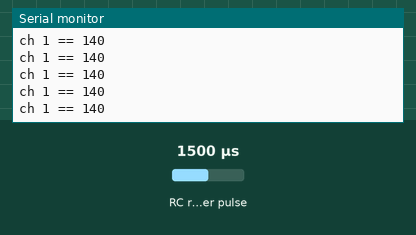
Recording of a sketch running on a simulated Arduino Uno, built with avr-gcc and run on an emulated ATmega328P. On the bench: the last lines printed to the serial monitor. Wiring (inferred from the names in the program): RC receiver channel: data pin 9. Inputs (shaded band) come from the test bench; at power-on: RC receiver pulse 1500 µs.

Above: at 1.2 s.
1.3 s: RC receiver pulse (sensor on pin 9) set to 1020 µs
At 1.9 s:
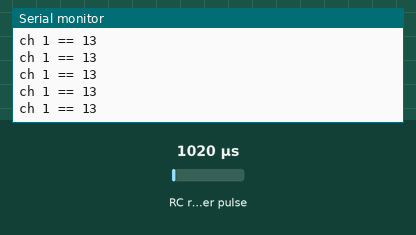
2.8 s: RC receiver pulse (sensor on pin 9) set to 1250 µs
At 3.7 s:
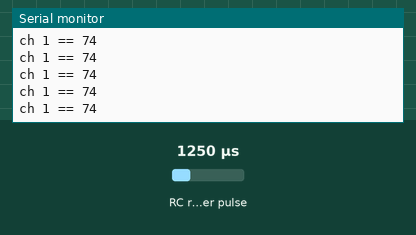
Timing chart, 0 to 5.8 s (numbered marks = the images above; inputs shaded):
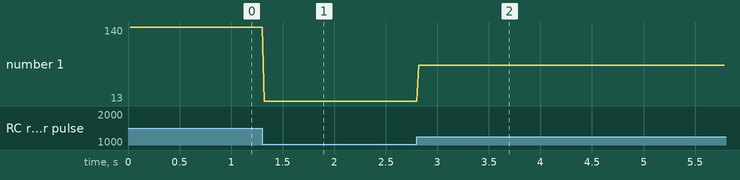

Measured:
- after the input at 1.3 s, the serial monitor: prints a new line at once (image 1)
- after the input at 2.8 s, the serial monitor: prints a new line at once (image 2)
- plotted number 1: 140 → 13 after the input at 1.3 s, 13 → 74 after the input at 2.8 s

The sketch:

two_channel_remote.ino
```cpp
// (licence header left out)
// Controller pins
const int CH_1_PIN = 9;

const int deadzone = 10;
// Motor driver pins

// Parameters
  // Anything between -20 and 20 is stop

void setup() {
Serial.begin(115200);

}

void loop() {

  // Read pulse width from receiver

  int x = pulseIn(CH_1_PIN, HIGH, 25000);//9


  // Convert to PWM value (-255 to 255)

  x = pulseToPWM(x);
Serial.print("ch 1 == ");
  Serial.println(x);//10


  // Mix for arcade drive
 // int left = y + x;
 // int right = y - x;

  // Drive motor
 // drive(left, right);

  delay(5);
}

/*/ Positive for forward, negative for reverse
void drive(int speed_a, int speed_b) {

  // Limit speed between -255 and 255
  speed_a = constrain(speed_a, -255, 255);
  speed_b = constrain(speed_b, -255, 255);

  // Set direction for motor A
  if ( speed_a == 0 ) {
    digitalWrite(AIN1_PIN, LOW);
    digitalWrite(AIN2_PIN, LOW);
  } else if ( speed_a > 0 ) {
    digitalWrite(AIN1_PIN, HIGH);
    digitalWrite(AIN2_PIN, LOW);
  } else {
    digitalWrite(AIN1_PIN, LOW);
    digitalWrite(AIN2_PIN, HIGH);
  }

  // Set direction for motor B
  if ( speed_b == 0 ) {
    digitalWrite(BIN1_PIN, LOW);
    digitalWrite(BIN2_PIN, LOW);
  } else if ( speed_b > 0 ) {
    digitalWrite(BIN1_PIN, HIGH);
    digitalWrite(BIN2_PIN, LOW);
  } else {
    digitalWrite(BIN1_PIN, LOW);
    digitalWrite(BIN2_PIN, HIGH);
  }

  // Set speed
  analogWrite(APWM_PIN, abs(speed_a));
  analogWrite(BPWM_PIN, abs(speed_b));
}

/*/// Convert RC pulse value to motor PWM value
int pulseToPWM(int pulse) {

  // If we're receiving numbers, convert them to motor PWM
  if ( pulse > 3 ) {
    pulse = constrain(pulse, 6, 1932);
    pulse = map(pulse, 6, 1932, -255, 255);
    pulse = constrain(pulse, -255, 255);
  } else {
    pulse = 0;
  }

  // Anything in deadzone should stop the motor
  if ( abs(pulse) <= deadzone ) {
   pulse = 0;
   }
///
  return pulse;
}
```
